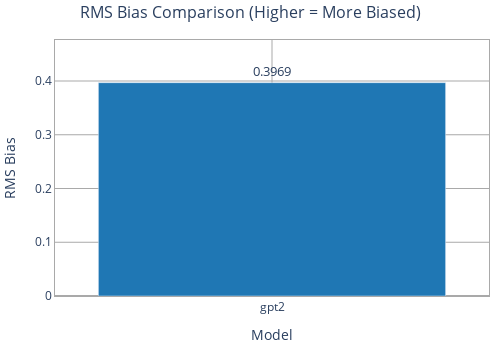

Write notebook code for a chart like this one.
### Markdown cell above
## Plot 2: RMS Bias Comparison (Bar Chart)

### Code cell
def plot_rms_bias_comparison(bias_stats, width=500, height=350):
    """Plot RMS bias for each model as bar chart."""
    models = list(bias_stats.keys())
    rms_values = [bias_stats[m]["rms"] for m in models]
    
    fig = go.Figure()
    
    fig.add_trace(go.Bar(
        x=models,
        y=rms_values,
        marker_color=[MODEL_COLORS[i % len(MODEL_COLORS)] for i in range(len(models))],
        text=[f"{v:.4f}" for v in rms_values],
        textposition='outside',
        showlegend=False
    ))
    
    fig.update_layout(
        width=width, height=height,
        plot_bgcolor='white',
        margin=dict(l=10, r=10, t=40, b=25),
        font=dict(size=13),
        title_text="RMS Bias Comparison (Higher = More Biased)",
        title_font=dict(size=16), title_x=0.5, title_y=0.98
    )
    
    fig.update_xaxes(
        mirror=True, showgrid=True, gridcolor='darkgrey',
        title_text="Model",
        title_font=dict(size=14), tickfont=dict(size=12),
        showline=True, linewidth=1, linecolor='darkgrey'
    )
    
    fig.update_yaxes(
        mirror=True, showgrid=True, gridcolor='darkgrey',
        zeroline=True, zerolinecolor='darkgrey',
        title_text="RMS Bias",
        title_font=dict(size=14), tickfont=dict(size=12),
        showline=True, linewidth=1, linecolor='darkgrey',
        range=[0, max(rms_values) * 1.2] if rms_values else None
    )
    
    return fig

fig = plot_rms_bias_comparison(bias_stats)
fig.show()

# Save figure
output_dir = Path("../plots")
html_path = output_dir / "model_rms_bias_comparison.html"
fig.write_html(str(html_path))
print(f"\n✓ Saved to: {html_path.absolute()}")

### Figure 1 — Plotly figure (JSON) as saved in the notebook; plotly's stock layout.template omitted (floating-point values rounded to 4 significant figures)
{"data": [{"marker": {"color": ["#1F77B4"]}, "showlegend": false, "text": ["0.3969"], "textposition": "outside", "type": "bar", "x": ["gpt2"], "y": [0.3969]}], "layout": {"font": {"size": 13}, "height": 350, "margin": {"b": 25, "l": 10, "r": 10, "t": 40}, "plot_bgcolor": "white", "title": {"font": {"size": 16}, "text": "RMS Bias Comparison (Higher = More Biased)", "x": 0.5, "y": 0.98}, "width": 500, "xaxis": {"gridcolor": "darkgrey", "linecolor": "darkgrey", "linewidth": 1, "mirror": true, "showgrid": true, "showline": true, "tickfont": {"size": 12}, "title": {"font": {"size": 14}, "text": "Model"}}, "yaxis": {"gridcolor": "darkgrey", "linecolor": "darkgrey", "linewidth": 1, "mirror": true, "range": [0, 0.4763], "showgrid": true, "showline": true, "tickfont": {"size": 12}, "title": {"font": {"size": 14}, "text": "RMS Bias"}, "zeroline": true, "zerolinecolor": "darkgrey"}}}
